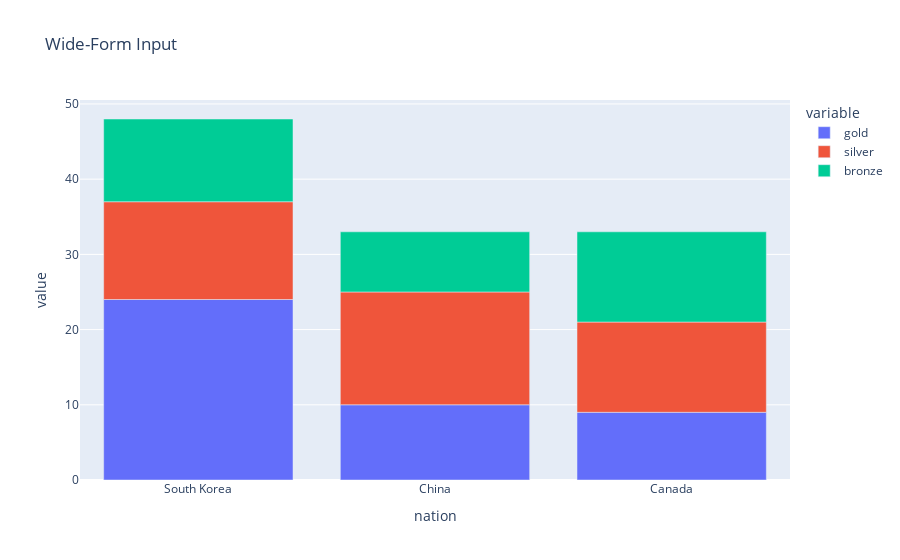

Notebook code for this chart:
### Code cell
wide_df = px.data.medals_wide()

fig = px.bar(wide_df, x="nation", y=["gold", "silver", "bronze"], title="Wide-Form Input")
fig.show()

### Figure 1 — Plotly figure (JSON) as saved in the notebook; plotly's stock layout.template omitted (floating-point values rounded to 4 significant figures)
{"data": [{"alignmentgroup": "True", "hovertemplate": "variable=gold<br>nation=%{x}<br>value=%{y}<extra></extra>", "legendgroup": "gold", "marker": {"color": "#636efa", "pattern": {"shape": ""}}, "name": "gold", "offsetgroup": "gold", "orientation": "v", "showlegend": true, "textposition": "auto", "type": "bar", "x": ["South Korea", "China", "Canada"], "xaxis": "x", "y": [24, 10, 9], "yaxis": "y"}, {"alignmentgroup": "True", "hovertemplate": "variable=silver<br>nation=%{x}<br>value=%{y}<extra></extra>", "legendgroup": "silver", "marker": {"color": "#EF553B", "pattern": {"shape": ""}}, "name": "silver", "offsetgroup": "silver", "orientation": "v", "showlegend": true, "textposition": "auto", "type": "bar", "x": ["South Korea", "China", "Canada"], "xaxis": "x", "y": [13, 15, 12], "yaxis": "y"}, {"alignmentgroup": "True", "hovertemplate": "variable=bronze<br>nation=%{x}<br>value=%{y}<extra></extra>", "legendgroup": "bronze", "marker": {"color": "#00cc96", "pattern": {"shape": ""}}, "name": "bronze", "offsetgroup": "bronze", "orientation": "v", "showlegend": true, "textposition": "auto", "type": "bar", "x": ["South Korea", "China", "Canada"], "xaxis": "x", "y": [11, 8, 12], "yaxis": "y"}], "layout": {"barmode": "relative", "legend": {"title": {"text": "variable"}, "tracegroupgap": 0}, "title": {"text": "Wide-Form Input"}, "xaxis": {"anchor": "y", "domain": [0, 1], "title": {"text": "nation"}}, "yaxis": {"anchor": "x", "domain": [0, 1], "title": {"text": "value"}}}}
